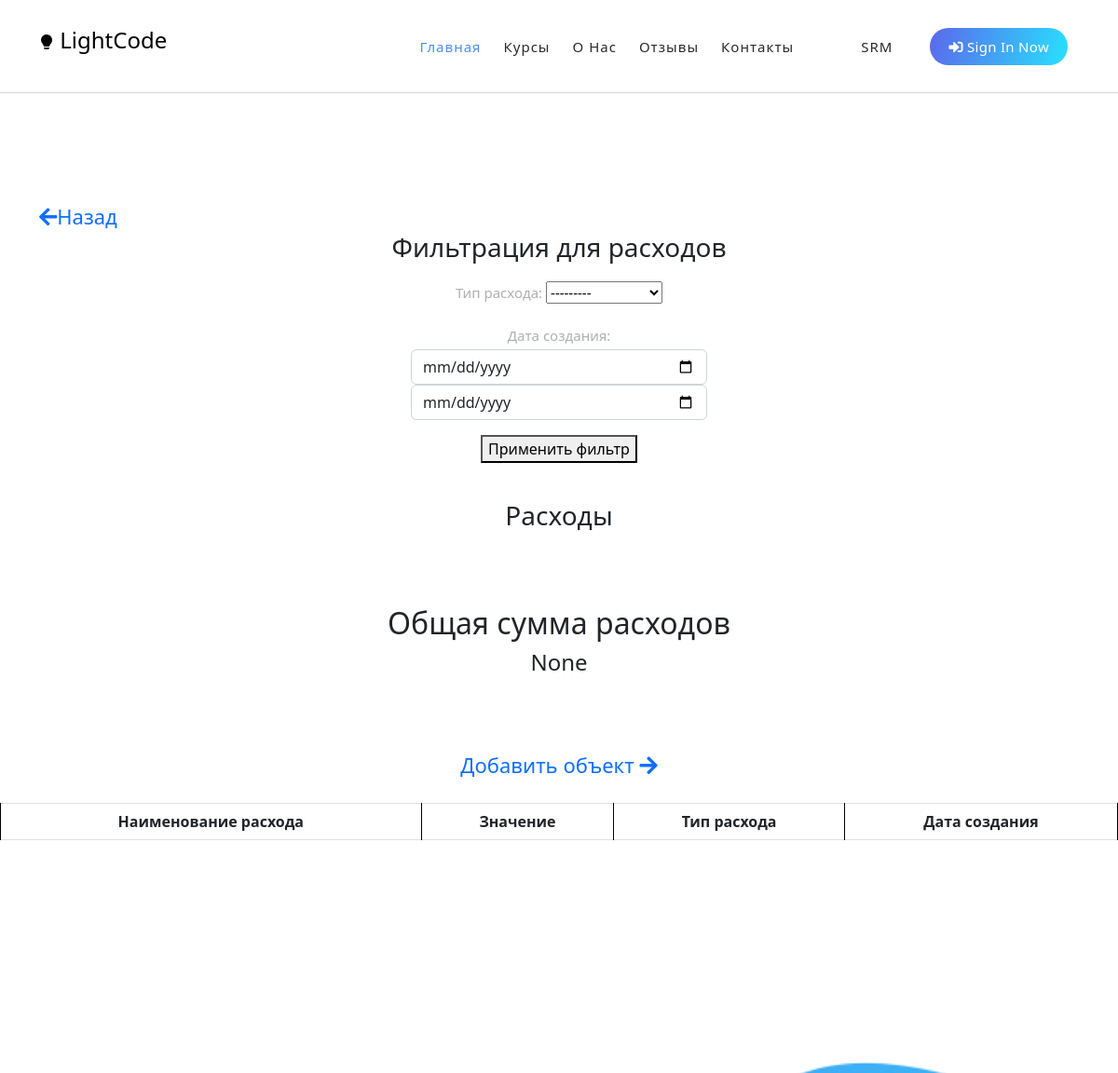
/srm/expenses_list/ (upper part), run on an earlier commit of the app's database.
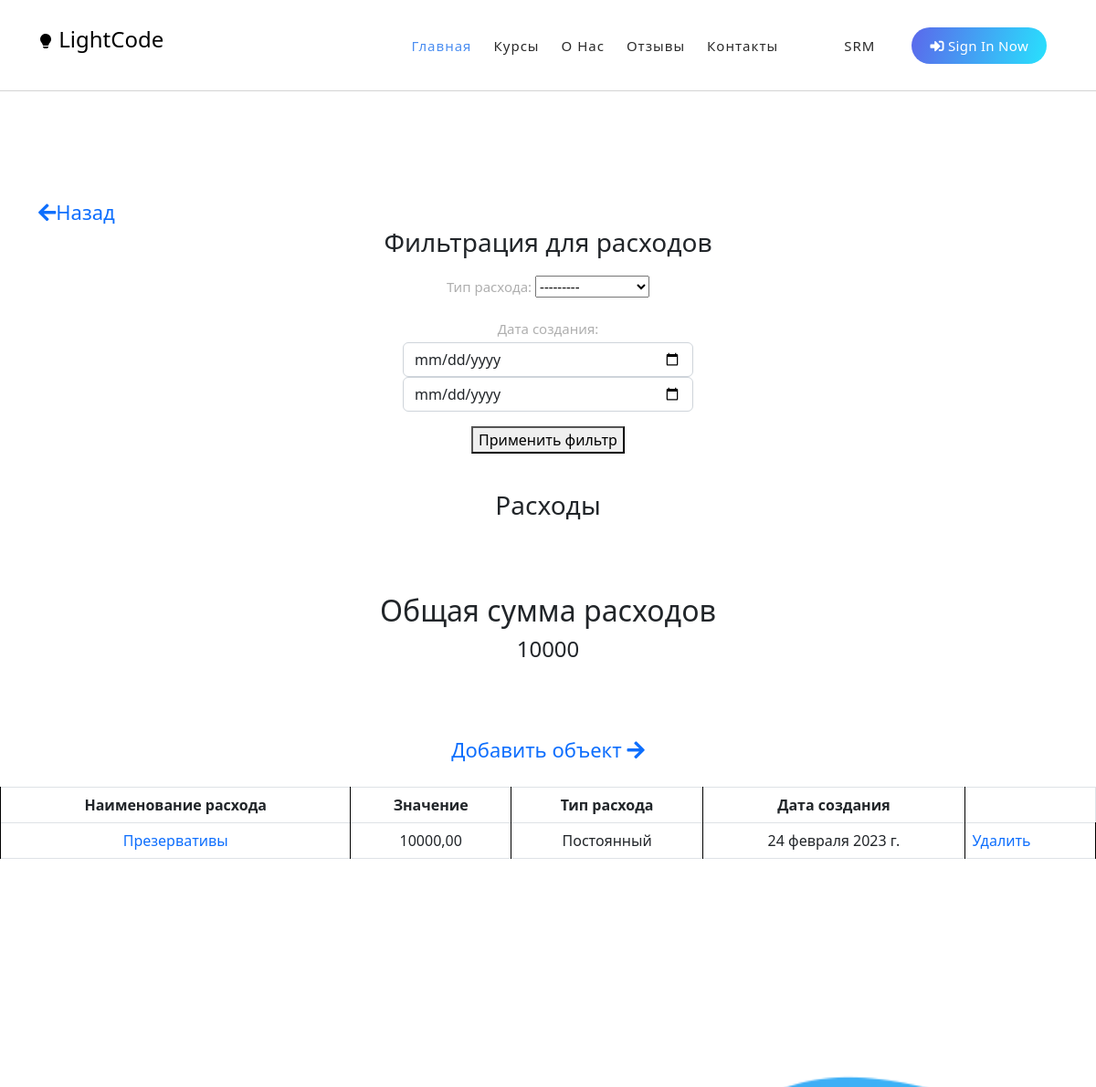
And on a later commit of the database.
### srm/models.py (models this page shows, shortened)
class Expense(models.Model):
    title = models.CharField(max_length=123, verbose_name='Название')
    value = models.DecimalField(decimal_places=2, max_digits=12, default=0.00, verbose_name='Цена')
    flow_type = models.PositiveSmallIntegerField(
        choices=(
            (1, 'Постоянный'),
            (2, 'Одноразовый'),
            (3, 'Сотрудник'),
            (4, 'Возврат'),
        ),
        verbose_name='Тип расхода'
    )
    created_date = models.DateField(auto_now_add=True, verbose_name='Дата создания')
    class Meta:
        verbose_name = 'Расходы'
        verbose_name_plural = 'Расходы'

### srm/views.py (the view)
# urls.py: path('expenses_list/', views.ExpenseListView.as_view(), name='expenses_list'),
class ExpenseListView(FilteredListView):
    model = Expense
    queryset = Expense.objects.all().order_by('-id')
    filterset_class = ExpenseFilter
    template_name = 'srm/expenses_list.html'
    def get_context_data(self, **kwargs):
        context = super().get_context_data(**kwargs)
        context['total'] = context['object_list'].aggregate(total=Sum('value'))['total']
        return context

### srm/views.py (called while the page is built)
    def get_queryset(self):
        queryset = super().get_queryset()
        self.filterset = self.filterset_class(self.request.GET, queryset=queryset)
        return self.filterset.qs.distinct()

    def get_context_data(self, **kwargs):
        context = super().get_context_data(**kwargs)
        context['filterset'] = self.filterset
        return context

### srm/templates/srm/expenses_list.html (shortened to what this page needs)
{% extends 'base.html' %}
{% load static %}
{% block content %}
<br><br><br><br><br><br><br><br><br>
<div class="container">
  <a style="font-size: 22px;" href="{% url 'admin_choice' %}"><i class="fa fa-arrow-left"></i>Назад </a>
</div>
<center>
  <h3>Фильтрация для расходов</h3>
  <div class="container mt-3" style="width: 55%; fon-size: 10px;">
    <div class="row">
      <form method="get">
        <div class="col-6" >
          {{ filterset.form.as_p }}
        </div>
        <button type="submit">Применить фильтр</button>
      </form>
    </div>
  </div>
<br>
  <h3>Расходы</h3>
  <br><br><br>
    <div>
    <h2>Общая сумма расходов</h2>
  <h4>{{ total }}</h4>
    </div>
  <br><br><br>
  <a style="font-size: 22px;" href="{% url 'expense_add' %}">Добавить объект <i class="fa fa-arrow-right"></i></a>
<br>
<br>
  <table class="table table-bordered">
  <tbody>
    <tr>
      <th style="text-align: center; margin: 0 10px;" >Наименование расхода</th>
      <th style="text-align: center; margin: 0 10px;" >Значение</th>
      <th style="text-align: center; margin: 0 10px;" >Тип расхода</th>
      <th style="text-align: center; margin: 0 10px;" >Дата создания</th>
    </tr>
    {% for expense in object_list  %}
    <tr>
      <td style="text-align: center; margin: 0 10px;"><a href="{% url 'expense_detail' expense.id %}" >{{ expense.title }}</a></td>
      <td style="text-align: center; margin: 0 10px;" >{{ expense.value }}</td>
      <td style="text-align: center; margin: 0 10px;" >{{ expense.get_flow_type_display }}</td>
      <td style="text-align: center; margin: 0 10px;" >{{ expense.created_date }}</td>
        <td><a href="{% url 'expense_delete' expense.id %}">Удалить</a></td>
    </tr>
    {% endfor %}
  </tbody>
</table>
</center>
{% endblock %}

What changed in the data, as far as the page shows it:
added Expense: title "Презервативы", value "10000,00", flow_type "Постоянный", created_date "24 февраля 2023 г."
Also different on the page:
{{ total }}: "None" → "10000"
